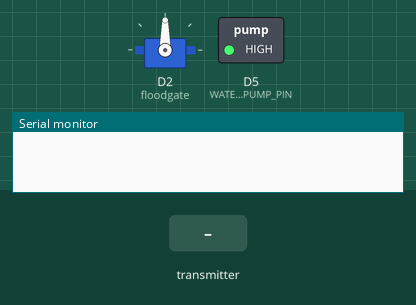
This sketch was run on a simulated ESP8266 (NodeMCU). Parts: servo, switched loads named in the sketch (green lamp = pin HIGH), the last lines printed to the serial monitor. Inputs (shaded band) come from the test bench.

Above: at 1.2 s.
1.3 s: the transmitter starts sending activateFloodgate = 1
At 3.9 s:
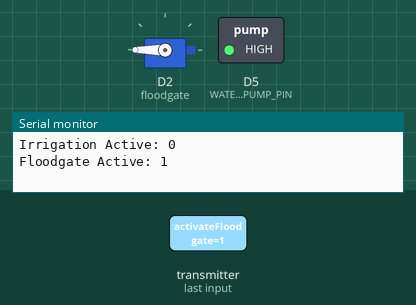
4.3 s: the transmitter starts sending activateIrrigation = 1
At 6.9 s:
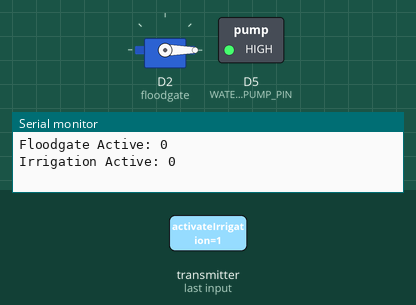
7.3 s: the transmitter starts sending activateFloodgate = 0
At 8.4 s:
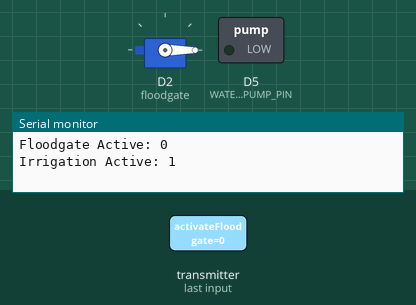
9.3 s: the transmitter starts sending activateIrrigation = 0
At 10.6 s:
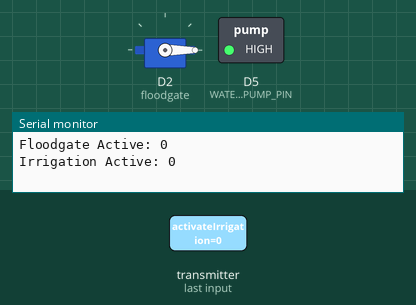
Timing chart, 0 to 11.8 s (numbered marks = the images above; inputs shaded):
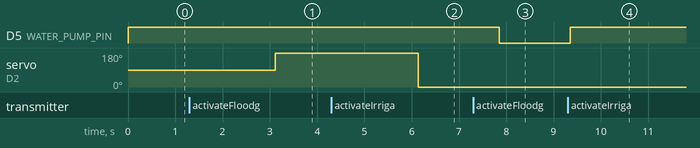

Measured:
- after the input at 1.3 s, servo on D2 (floodgate): 90° → 180° after 1.8 s
- after the input at 4.3 s, servo on D2 (floodgate): 180° → 0° after 1.8 s
- after the input at 7.3 s, D5 (WATER_PUMP_PIN): HIGH → LOW after 0.55 s
- after the input at 9.3 s, D5 (WATER_PUMP_PIN): LOW → HIGH after 0.06 s

The sketch:

Mitigation_Node.ino
```cpp
//libraries for ESP-NOW communication
#include <ESP8266WiFi.h>
#include <espnow.h>

//library for servo motor
#include <Servo.h>


//declare water pump relay pin - irrigation system
const int WATER_PUMP_PIN = D5;

//create a servo object - floodgate
Servo floodgate;


//create and initialise a variable to store floodgate status, and its position
bool floodgateActive = false;
int floodgate_pos = 0;

//create and initialise a variable to store irrigation system status
bool irrigationActive = false;


//define a mitigation command packet that will be used for communication to the mitigation node
struct mitigationCommandPacket{
  bool activateFloodgate;
  bool activateIrrigation;
  byte communicationCheck;
};

//create a variable of the calculated mitigation action command packet data structure defined
mitigationCommandPacket mitigationTransmissionRecieved;


// Automatically triggers whenever Alert Node (Node 3) transmits a message packet
void onDataRecv(uint8_t * mac, uint8_t *incomingByte, uint8_t len) {

  // Unpack incoming bytes back into structured reading values
  memcpy(&mitigationTransmissionRecieved, incomingByte, sizeof(mitigationTransmissionRecieved));

  // Print results to serial monitor
  Serial.print("Data Packet Recieved from Alert Node (Node 3)");
  Serial.print("Activate Floodgate: "); Serial.print(mitigationTransmissionRecieved.activateFloodgate);
  Serial.print(" | ");
  Serial.print("Activate Irrigation: "); Serial.print(mitigationTransmissionRecieved.activateIrrigation);
  Serial.print(" | ");
  Serial.print("communicationCheck: "); Serial.println(mitigationTransmissionRecieved.communicationCheck);

  //now carry out commands
  //deactivate irrigation and and activate floodgate - Warning and Critical Flood
  if(mitigationTransmissionRecieved.activateFloodgate == true &&  mitigationTransmissionRecieved.activateIrrigation == false){
    deactivateIrrigation();
    activateFloodgate();
  }
  //deactivate floodgate and and and activate irrigation - Warning Wildfire and Drought
  else if(mitigationTransmissionRecieved.activateFloodgate == false &&  mitigationTransmissionRecieved.activateIrrigation == true){
    deactivateFloodgate();
    activateIrrigation();
  }
  //deactivate both floodgate and irrigation system - Normal, Critical Wildfire
  else{
    deactivateFloodgate();
    deactivateIrrigation();
  }
}


void setup() {
  // put your setup code here, to run once:

  //begin serial monitor
  Serial.begin(115200);

  //wake up the external built-in antenna in the esp8266 and set it into WiFi station mode which is required for ESP-NOW
  WiFi.forceSleepWake();
  delay(10);
  WiFi.mode(WIFI_STA);
  wifi_set_channel(1);

  //define servo pin - floodgate, and min pulse width (500 as 0°) and max pulse width (2500°)
  floodgate.attach(D2, 500, 2500);

  //initialise water pump relay pin as output, and set it as off - HIGH because it is a low level trigger relay
  pinMode(WATER_PUMP_PIN, OUTPUT);
  digitalWrite(WATER_PUMP_PIN, HIGH);


  //check ESP-NOW connection if failed, add message to serial monitor
  if (esp_now_init() != 0) {
    Serial.println("ESP-NOW Init Failed");
  }

  //set device role as reciever (slave)
  esp_now_set_self_role(ESP_NOW_ROLE_SLAVE);

  //register the transmission callback function defined
  esp_now_register_recv_cb(onDataRecv);

}

void loop() {
  // put your main code here, to run repeatedly:

  //activateFloodgate();
  //delay(1000);
  //deactivateFloodgate();
  //delay(2000);
  //activateIrrigation();
  //delay(1000);
  //deactivateIrrigation();
  //delay(2000);


}


//function that activates/ opens the floodgate - servo rotates from 0° to 180°
void activateFloodgate(){
  if(floodgateActive == false){
    for(floodgate_pos = 0; floodgate_pos <= 180; floodgate_pos += 1){
      floodgate.write(floodgate_pos);
      delay(10);
    }
  }

  floodgateActive = true;

  Serial.print("Floodgate Active: ");
  Serial.println(floodgateActive);
}


//function that deactivates/ closes the floodgate - servo rotates from 180° to 0°
void deactivateFloodgate(){
  if(floodgateActive == true){
    for(floodgate_pos = 180; floodgate_pos >= 0; floodgate_pos -= 1){
      floodgate.write(floodgate_pos);
      delay(10);
    }
  }

  floodgateActive = false;

  Serial.print("Floodgate Active: ");
  Serial.println(floodgateActive);
}


//function that activates/ starts the irigation system - pump turns on
void activateIrrigation(){
  if(irrigationActive == false){

    //temporarily remove floodgate when pump is on (both fight over power)
    floodgate.detach();
    delay(500);
    digitalWrite(WATER_PUMP_PIN, LOW);
  }

  irrigationActive = true;

  Serial.print("Irrigation Active: ");
  Serial.println(irrigationActive);
}


//function that deactivates/ stops the irigation system - pump turns off
void deactivateIrrigation(){
  if(irrigationActive == true){
    digitalWrite(WATER_PUMP_PIN, HIGH);
  }

  irrigationActive = false;

  //reatach floodgate now pump is off
  floodgate.attach(D2, 500, 2500);

  Serial.print("Irrigation Active: ");
  Serial.println(irrigationActive);
}
```
